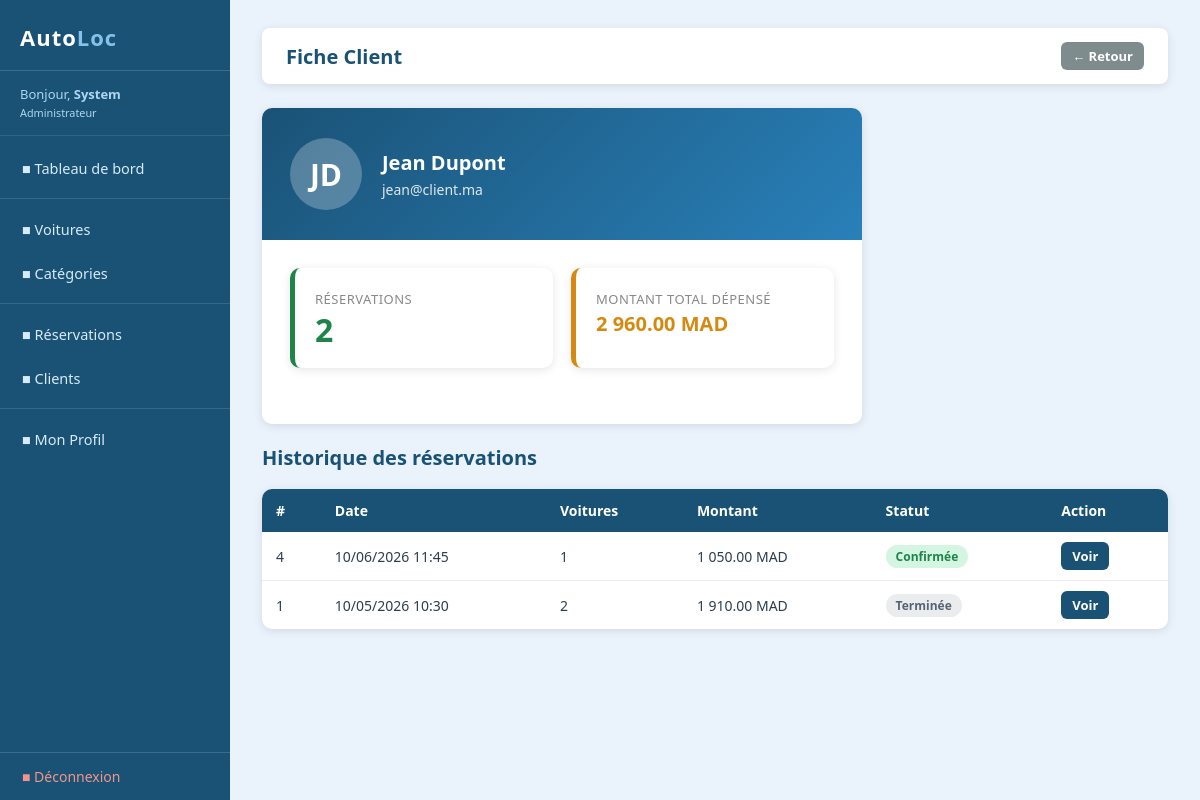
Page /showClient.php?id=2 (signed in) on the committed database.
### tables this page shows
CREATE TABLE IF NOT EXISTS users (
    id     INT AUTO_INCREMENT PRIMARY KEY,
    nom    VARCHAR(100) NOT NULL,
    prenom VARCHAR(100) NOT NULL,
    email  VARCHAR(150) NOT NULL UNIQUE,
    pass   VARCHAR(32)  NOT NULL,
    role   ENUM('AD', 'CL') DEFAULT 'CL'
);

CREATE TABLE IF NOT EXISTS reservations (
    id            INT AUTO_INCREMENT PRIMARY KEY,
    date_creation DATETIME NOT NULL,
    email_client  VARCHAR(150) NOT NULL,
    statut        ENUM('en_attente','confirmee','annulee','terminee') DEFAULT 'confirmee'
);

### showClient.php (the view, shortened to what this page needs)
<?php
require 'myfunctions.php';
require 'navbar.php';
$id     = (int)$_GET['id'];
$client = mysqli_fetch_array(mysqli_query($connection, "select * from users where id=$id and role='CL'"));
$email = mysqli_real_escape_string($connection, $client['email']);
$reservations = mysqli_query($connection,
    "select r.id, r.date_creation, r.statut,
            count(d.idVoiture) as nb_voitures,
            coalesce(sum(v.prix_jour * d.nb_jours),0) as montant
     from reservations r
     left join details_reservation d on r.id=d.idReservation
     left join voitures v on d.idVoiture=v.id
     where r.email_client='$email'
     group by r.id
     order by r.id desc");
$totalReserv  = mysqli_num_rows($reservations);
$totalDepense = mysqli_fetch_array(mysqli_query($connection,
    "select coalesce(sum(v.prix_jour*d.nb_jours),0) as t
     from reservations r
     join details_reservation d on r.id=d.idReservation
     join voitures v on d.idVoiture=v.id
     where r.email_client='$email'"))['t'];
?>
<div class="top-bar">
    <h1>Fiche Client</h1>
    <a href="allClients.php" class="btn btn-secondary btn-sm">&#8592; Retour</a>
</div>
<div class="profile-card mb-20">
    <div class="profile-header">
        <div class="profile-avatar"><?php echo strtoupper(substr($client['prenom'], 0, 1) . substr($client['nom'], 0, 1)); ?></div>
        <div>
            <h2><?php echo htmlspecialchars($client['prenom'] . ' ' . $client['nom']); ?></h2>
            <p><?php echo htmlspecialchars($client['email']); ?></p>
        </div>
    </div>
    <div class="profile-body">
        <div class="stat-cards" style="grid-template-columns:1fr 1fr;">
            <div class="stat-card green">
                <span class="stat-label">Réservations</span>
                <span class="stat-value"><?php echo $totalReserv; ?></span>
            </div>
            <div class="stat-card orange">
                <span class="stat-label">Montant total dépensé</span>
                <span class="stat-value" style="font-size:20px;"><?php echo formatPrix((float)$totalDepense); ?></span>
            </div>
        </div>
    </div>
</div>
<div class="section-header"><h2>Historique des réservations</h2></div>
<?php if ($totalReserv == 0): ?>
<div class="empty-state"><p>Ce client n'a pas encore de réservation.</p></div>
<?php else: ?>
<table>
    <tr><th>#</th><th>Date</th><th>Voitures</th><th>Montant</th><th>Statut</th><th>Action</th></tr>
    <?php
    mysqli_data_seek($reservations, 0);
    while ($r = mysqli_fetch_array($reservations)): ?>
    <tr>
        <td><?php echo $r['id']; ?></td>
        <td><?php echo date('d/m/Y H:i', strtotime($r['date_creation'])); ?></td>
        <td><?php echo $r['nb_voitures']; ?></td>
        <td><?php echo formatPrix((float)$r['montant']); ?></td>
        <td><?php echo statutBadge($r['statut']); ?></td>
        <td><a href="showReservationDetail.php?id=<?php echo $r['id']; ?>" class="btn btn-primary btn-sm">Voir</a></td>
    </tr>
    <?php endwhile; ?>
</table>
<?php endif; ?>
</div></body></html>

### myfunctions.php (shortened to what this page needs)
<?php
function formatPrix(float $montant): string
{
    return number_format($montant, 2, '.', ' ') . ' MAD';
}
function statutBadge(string $statut): string
{
    $map = [
        'en_attente'  => ['label' => 'En attente',  'class' => 'badge-warning'],
        'confirmee'   => ['label' => 'Confirmée',   'class' => 'badge-success'],
        'annulee'     => ['label' => 'Annulée',     'class' => 'badge-danger'],
        'terminee'    => ['label' => 'Terminée',    'class' => 'badge-secondary'],
    ];
    $s = $map[$statut] ?? ['label' => $statut, 'class' => 'badge-secondary'];
    return "<span class='badge {$s['class']}'>{$s['label']}</span>";
}
?>

### style.css (style rules this page uses)
:root { --primary: #1a5276; --primary-d: #154360; --primary-l: #2980b9; --success: #1e8449; --danger: #c0392b; --warning: #d68910; --info: #148f77; --bg: #eaf2fb; --white: #ffffff; --gray-l: #f4f6f7; --gray: #aab7b8; --text: #2c3e50; --shadow: 0 2px 10px rgba(0,0,0,0.10); }
* { box-sizing: border-box; margin: 0; padding: 0; }
body { font-family: 'Segoe UI', Arial, sans-serif; background-color: var(--bg); color: var(--text); min-height: 100vh; }
a { color: var(--primary-l); text-decoration: none; }
.top-bar { background: var(--white); padding: 14px 24px; border-radius: 8px; box-shadow: var(--shadow); display: flex; justify-content: space-between; align-items: center; margin-bottom: 24px; }
.top-bar h1 { font-size: 20px; color: var(--primary); }
.btn { display: inline-flex; align-items: center; gap: 6px; padding: 9px 18px; border: none; border-radius: 6px; cursor: pointer; font-size: 14px; font-weight: 600; text-decoration: none; transition: opacity 0.2s, transform 0.1s; }
.btn-primary { background-color: var(--primary); color: white; }
.btn-secondary { background-color: #7f8c8d; color: white; }
.btn-sm { padding: 5px 11px; font-size: 13px; }
table { width: 100%; border-collapse: collapse; background-color: white; border-radius: 10px; box-shadow: var(--shadow); overflow: hidden; }
th { background-color: var(--primary); color: white; padding: 12px 14px; font-size: 14px; text-align: left; }
td { padding: 10px 14px; border-bottom: 1px solid #eaecee; font-size: 14px; vertical-align: middle; }
tr:last-child td { border-bottom: none; }
.stat-cards { display: grid; grid-template-columns: repeat(auto-fit, minmax(190px, 1fr)); gap: 18px; margin-bottom: 28px; }
.stat-card { background: white; border-radius: 10px; padding: 22px 20px; box-shadow: var(--shadow); border-left: 5px solid var(--primary); display: flex; flex-direction: column; gap: 6px; }
.stat-card.green { border-left-color: var(--success); }
.stat-card.orange { border-left-color: var(--warning); }
.stat-card .stat-label { font-size: 13px; color: #888; text-transform: uppercase; letter-spacing: .5px; }
.stat-card .stat-value { font-size: 32px; font-weight: bold; color: var(--primary); line-height: 1; }
.stat-card.green .stat-value { color: var(--success); }
.stat-card.orange .stat-value { color: var(--warning); }
.badge { display: inline-block; padding: 3px 10px; border-radius: 20px; font-size: 12px; font-weight: bold; }
.badge-success { background: #d5f5e3; color: #1e8449; }
.badge-secondary { background: #eaecee; color: #566573; }
.section-header { display: flex; justify-content: space-between; align-items: center; margin-bottom: 18px; }
.section-header h2 { color: var(--primary); font-size: 20px; }
.mb-20 { margin-bottom: 20px; }
.profile-card { background: white; border-radius: 10px; box-shadow: var(--shadow); overflow: hidden; max-width: 600px; }
.profile-header { background: linear-gradient(135deg, var(--primary), var(--primary-l)); color: white; padding: 30px 28px; display: flex; align-items: center; gap: 20px; }
.profile-avatar { width: 72px; height: 72px; border-radius: 50%; background: rgba(255,255,255,0.25); display: flex; align-items: center; justify-content: center; font-size: 30px; font-weight: bold; flex-shrink: 0; }
.profile-header h2 { font-size: 20px; margin-bottom: 4px; }
.profile-header p { opacity: 0.85; font-size: 14px; }
.profile-body { padding: 28px; }

### rows in the picture
users: prenom+nom "JD", prenom+nom "Jean Dupont", email "jean@client.ma"
reservations: id "4", date_creation "10/06/2026 11:45", nb_voitures "1", montant "1 050.00 MAD", statut "Confirmée"
reservations: id "1", date_creation "10/05/2026 10:30", nb_voitures "2", montant "1 910.00 MAD", statut "Terminée"

### other values in the picture
$_SESSION['prenom'] "System"
$label "■ Tableau de bord ■ Voitures ■ Catégories ■ Réservations ■ Clients ■ Mon Profil"
$totalReserv "2"
formatPrix((float)$totalDepense) "2 960.00 MAD"
